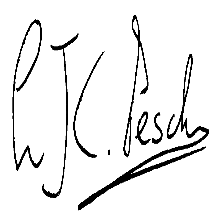
#> input picture forgeries_1_2.png, 224 x 224 px
$ python -i data_preprocessing.py   (imports and definitions only)
#> lines starting #> are read from the running program, lines starting #| are printed output that depends on the picture; after the words box and inside, x2 and y2 are one past the last pixel; in counts of white or black regions, pixels touching at a corner belong together
import os
import cv2
import numpy as np
from skimage.filters import threshold_otsu

VALID_EXTENSIONS = ('.jpg', '.jpeg', '.png', '.tif', '.tiff', '.bmp')

def get_label_from_path(image_path):
    """Return 1 for genuine/original images, 0 for forgery/forged images."""
    path_lower = image_path.lower()
    if "genuine" in path_lower or "original" in path_lower:
        return 1
    elif "forgery" in path_lower or "forged" in path_lower:
        return 0
    return None

def load_images_from_folder(dataset_folder, img_size=(128, 128)):
    images = []
    labels = []
    paths = []

    if not os.path.exists(dataset_folder):
        raise FileNotFoundError(f"Dataset folder '{dataset_folder}' not found!")

    print(f"Scanning dataset folder: {dataset_folder}")
    for root, _, files in os.walk(dataset_folder):
        for file in files:
            if file.lower().endswith(VALID_EXTENSIONS):
                full_path = os.path.join(root, file)
                label = get_label_from_path(full_path)
                if label is None:
                    continue
                try:
                    img = preprocess_image(full_path, size=img_size)
                    images.append(img)
                    labels.append(label)
                    paths.append(full_path)
                except Exception as e:
                    print(f"Error processing {full_path}: {e}")

    print(f"Total images loaded: {len(images)}")
    if len(images) == 0:
        raise ValueError("No images loaded. Check dataset path and structure.")
    print(f"Label distribution: { {lbl: labels.count(lbl) for lbl in set(labels)} }")
    return np.array(images), np.array(labels), paths

def preprocess_image(image_path, size=(128, 128)):
    """Load image in grayscale, resize, apply Gaussian blur, and OTSU threshold."""
#> called with image_path = '../forgeries_1_2.png', size = (128, 128)
    img = cv2.imread(image_path, cv2.IMREAD_GRAYSCALE)
#> img is the input picture: shape (224, 224); min 0, max 255, mean 237.7
    if img is None:
        raise ValueError(f"Unable to read image: {image_path}")
    img = cv2.resize(img, size)
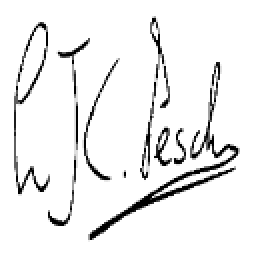
#> img: shape (128, 128) (shown 2 times larger); min 0, max 255, mean 237.7
    img = cv2.GaussianBlur(img, (3, 3), 0)
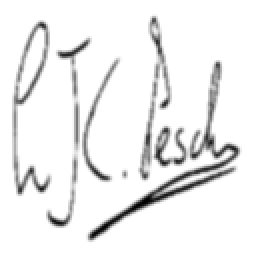
#> img: shape (128, 128) (shown 2 times larger); min 0, max 255, mean 237.7
    thresh_val = threshold_otsu(img)
#> thresh_val = 187
    img = (img > thresh_val).astype(np.uint8) * 255
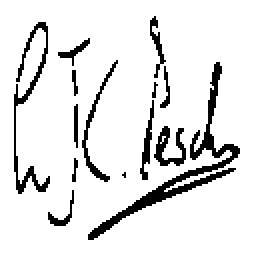
#> img: shape (128, 128) (shown 2 times larger); 89.4% white; black in thin lines or dots, all inside (x1, y1, x2, y2) = (7, 8, 120, 120)
    return img

# [4 lines not run here, left out]

>>> result = preprocess_image('../forgeries_1_2.png')
